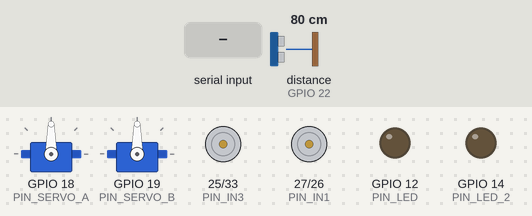
Simulated run of this sketch. Board: ESP32. On the bench: 2 × servo, motor-driver pin pairs drawn as motors (green arrow = first pin HIGH = forward, orange = second pin HIGH = backward, longer = more drive), output pins drawn as LEDs (lit = HIGH). Wiring (inferred from the names in the program): ultrasonic range finder: trigger GPIO 23; echo GPIO 22. The inputs (shaded band) are chosen by the test bench; at power-on: distance to the obstacle (sensor on GPIO 22) 80 cm. The echo pulse lasts 58.3 µs per cm; nothing arrives over Bluetooth unless stated; pins used as bus, display or sensor lines are not drawn; what the sketch prints to the serial monitor is not drawn.

Above: at 1.2 s.
1.3 s: "M\n" received over the second serial link
At 1.8 s:
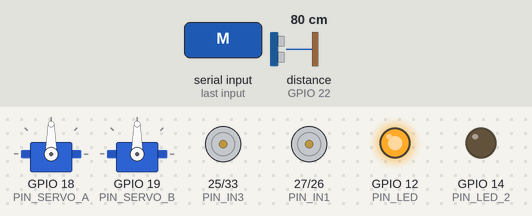
2.8 s: "F90\n" received over the second serial link
At 3.9 s:
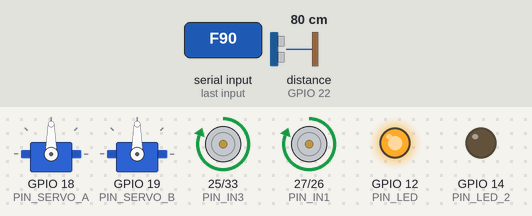
4.3 s: "m\n" received over the second serial link
At 5.4 s:
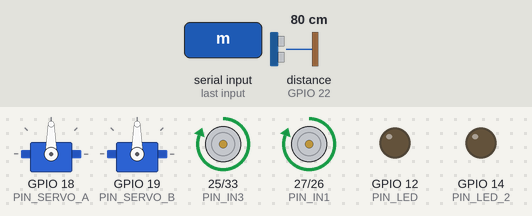
5.8 s: "N\n" received over the second serial link
At 6.3 s:
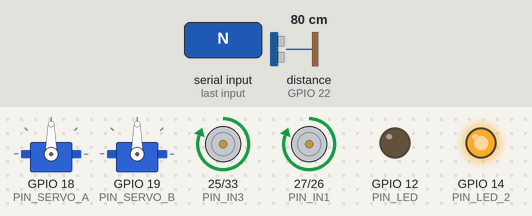
7.3 s: "B90\n" received over the second serial link
At 7.8 s:
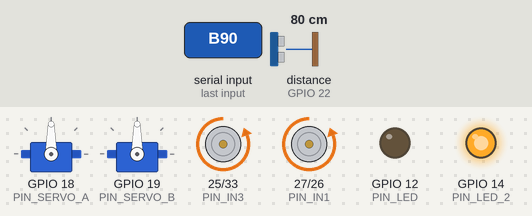
8.8 s: "n\n" received over the second serial link
At 9.9 s:
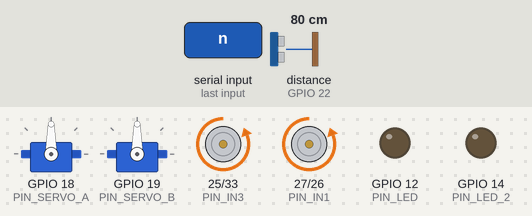
Timing chart, 0 to 11.3 s (numbered marks = the images above; inputs shaded):
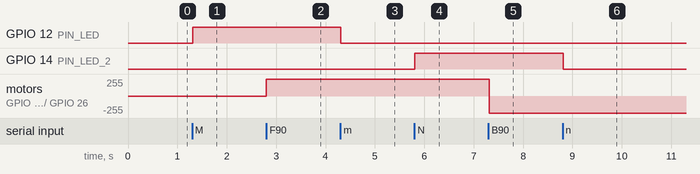

The sketch:

esp32___Bluetooth_1.ino
```cpp
#include <ESP32Servo.h>
#include "BluetoothSerial.h"
/**
 *      One Day Of Code
 * Arduino Car - Example code
 *       Board: Esp32
 *  Control Bluetooth Serial
 */

//#define USE_PIN // Uncomment this to use PIN during pairing. The pin is specified on the line below
const char *pin = "1234"; // Change this to more secure PIN.
String device_name = "ESP32-BT-Slave";
#if !defined(CONFIG_BT_ENABLED) || !defined(CONFIG_BLUEDROID_ENABLED)
#error Bluetooth is not enabled! Please run `make menuconfig` to and enable it
#endif

#if !defined(CONFIG_BT_SPP_ENABLED)
#error Serial Bluetooth not available or not enabled. It is only available for the ESP32 chip.
#endif

BluetoothSerial SerialBT;

// Pins to use
int PIN_SERVO_A = 18;
int PIN_SERVO_B = 19;

// Left tires
int PIN_IN1 = 27;
int PIN_IN2 = 26;

// Right tires
int PIN_IN3 = 25;
int PIN_IN4 = 33;

// Led/Light
int PIN_LED = 12;
int PIN_LED_2 = 14;

// Distance sensor HC-SR04
int PIN_ECHO = 22;
int PIN_TRIG = 23;

// Servos
Servo servoA;
Servo servoB;

//Aux
String numericPart = "";
char codeReceived;

void setup() {
    // Allow allocation of all timers
    ESP32PWM::allocateTimer(0);
    ESP32PWM::allocateTimer(1);
    ESP32PWM::allocateTimer(2);
    ESP32PWM::allocateTimer(3);

    // Init serial
    Serial.begin(115200);
    SerialBT.begin(device_name); //Bluetooth device name
    SerialBT.setTimeout(5);
    Serial.printf("The device with name \"%s\" is started.\nNow you can pair it with Bluetooth!\n", device_name.c_str());
#ifdef USE_PIN
    SerialBT.setPin(pin);
    Serial.println("Using PIN");
#endif

    // Config pins
    pinMode(PIN_IN1, OUTPUT);
    pinMode(PIN_IN2, OUTPUT);
    pinMode(PIN_IN3, OUTPUT);
    pinMode(PIN_IN4, OUTPUT);

    // Init servo
    servoA.setPeriodHertz(50);// Standard 50hz servo
    servoA.attach(PIN_SERVO_A, 500, 2400);
    servoB.setPeriodHertz(50);// Standard 50hz servo
    servoB.attach(PIN_SERVO_B, 500, 2400);

    // Init led/light
    pinMode(PIN_LED, OUTPUT);
    pinMode(PIN_LED_2, OUTPUT);

    // Init distance sensor
    pinMode(PIN_TRIG, OUTPUT);
    pinMode(PIN_ECHO, INPUT);

}

void loop() {

    if (Serial.available()) {
        SerialBT.write(Serial.read());
    }

    while (SerialBT.available() > 0) {
        String line = SerialBT.readStringUntil('\n');
        Serial.printf("code received: %s\n", line);
        numericPart = "";
        for (int i = 0; i < line.length(); i++) {
            int character = line[i];
            if (isDigit(character)) {
                numericPart += (char) character;
            } else if (character != '\n') {
                codeReceived = character;
            } else {
                break;
            }
        }
    }

    switch (codeReceived) {
        case 'F': goForward(); break;
        case 'L': turnLeft(); break;
        case 'B': goBack(); break;
        case 'R': turnRight(); break;
        case 'S': stop(); break;
        case 'M': turnOnLed(); break;
        case 'm': turnOffLed(); break;
        case 'N': turnOnLed2(); break;
        case 'n': turnOffLed2(); break;
        case 'J':
            if (numericPart != "") {
                rotateServoA(numericPart.toInt());
            }
            break;
        case 'K':
            if (numericPart != "") {
                rotateServoB(numericPart.toInt());
            }
            break;
    }

    SerialBT.print("D");
    SerialBT.println(measureDistance());

    delay(10);
}

long measureDistance() {
    digitalWrite(PIN_TRIG, LOW);
    delayMicroseconds(5);
    digitalWrite(PIN_TRIG, HIGH);
    delayMicroseconds(10);
    digitalWrite(PIN_TRIG, LOW);

    long duration = pulseIn(PIN_ECHO, HIGH);

    return microsecondsToCentimeters(duration);
}

long microsecondsToCentimeters(long microseconds) {
    return microseconds / 29 / 2;
}

void turnOnLed() {
    digitalWrite(PIN_LED, HIGH);
}

void turnOffLed() {
    digitalWrite(PIN_LED, LOW);
}

void turnOnLed2() {
    digitalWrite(PIN_LED_2, HIGH);
}

void turnOffLed2() {
    digitalWrite(PIN_LED_2, LOW);
}

void rotateServoA(int grados) {
    servoA.write(grados);
}

void rotateServoB(int grados) {
    servoB.write(grados);
}

void goForward() {
    digitalWrite(PIN_IN1, HIGH);
    digitalWrite(PIN_IN2, LOW);

    digitalWrite(PIN_IN3, HIGH);
    digitalWrite(PIN_IN4, LOW);
}

void goBack() {
    digitalWrite(PIN_IN1, LOW);
    digitalWrite(PIN_IN2, HIGH);

    digitalWrite(PIN_IN3, LOW);
    digitalWrite(PIN_IN4, HIGH);
}

void stop() {
    digitalWrite(PIN_IN1, LOW);
    digitalWrite(PIN_IN2, LOW);

    digitalWrite(PIN_IN3, LOW);
    digitalWrite(PIN_IN4, LOW);
}

void turnLeft() {
    digitalWrite(PIN_IN1, LOW);
    digitalWrite(PIN_IN2, HIGH);

    digitalWrite(PIN_IN3, HIGH);
    digitalWrite(PIN_IN4, LOW);
}

void turnRight() {
    digitalWrite(PIN_IN3, LOW);
    digitalWrite(PIN_IN4, HIGH);

    digitalWrite(PIN_IN1, HIGH);
    digitalWrite(PIN_IN2, LOW);
}
```

Measured:
- after the input at 1.3 s, GPIO 12 (PIN_LED): LOW → HIGH at once
- after the input at 2.8 s, motor on GPIO 25 (PIN_IN3) / GPIO 33 (PIN_IN4), motor on GPIO 27 (PIN_IN1) / GPIO 26 (PIN_IN2): stopped → forward 255/255 at once
- after the input at 4.3 s, GPIO 12 (PIN_LED): HIGH → LOW at once
- after the input at 5.8 s, GPIO 14 (PIN_LED_2): LOW → HIGH at once
- after the input at 7.3 s, motor on GPIO 25 (PIN_IN3) / GPIO 33 (PIN_IN4), motor on GPIO 27 (PIN_IN1) / GPIO 26 (PIN_IN2): forward 255/255 → backward 255/255 at once
- after the input at 8.8 s, GPIO 14 (PIN_LED_2): HIGH → LOW at once
